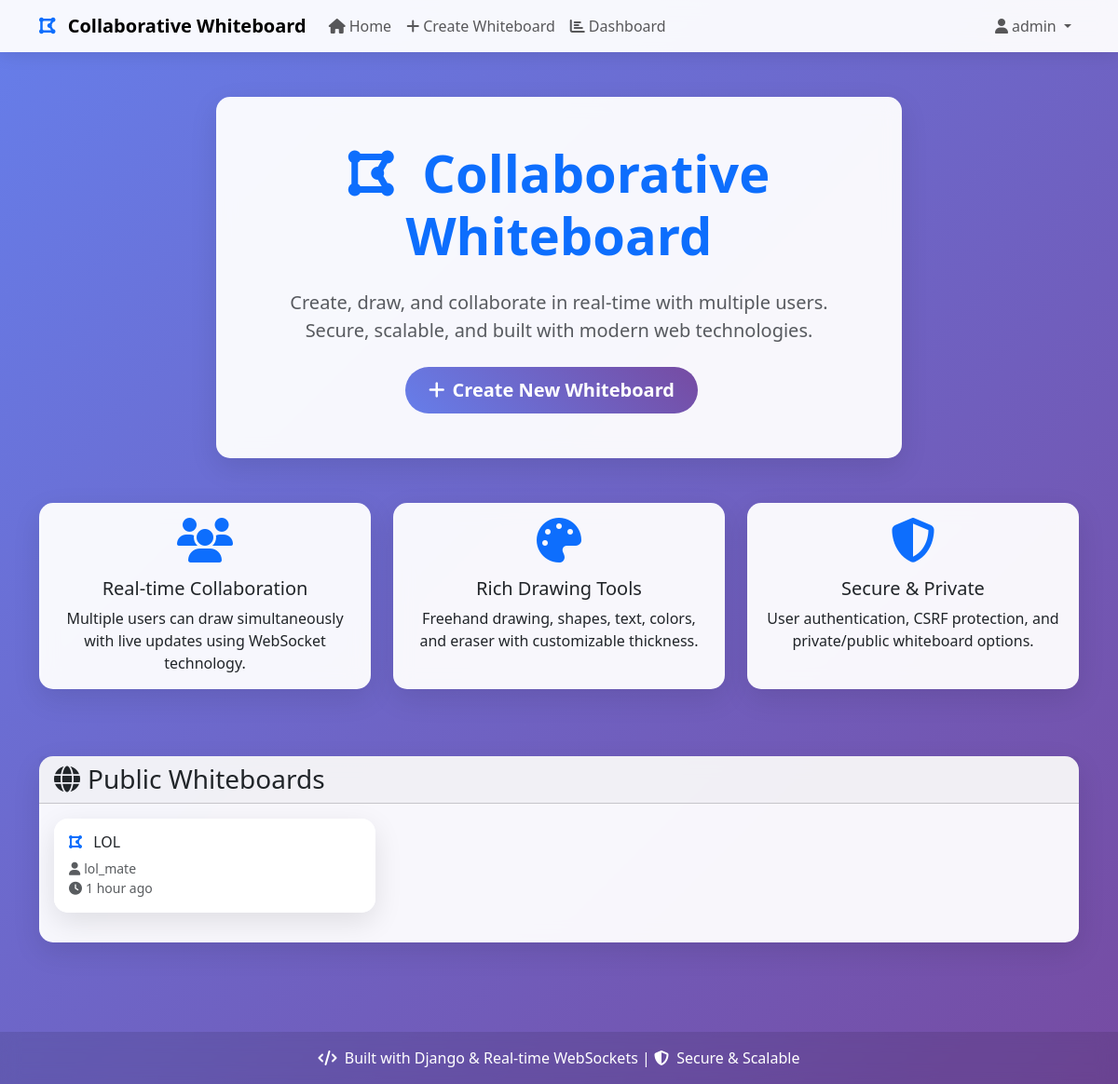
The app's page / (signed in) with its own data.
### whiteboard/models.py (models this page shows, shortened)
class Whiteboard(models.Model):
    title = models.CharField(max_length=200, help_text="Title of the whiteboard")
    owner = models.ForeignKey(User, on_delete=models.CASCADE, related_name='whiteboards')
    data = models.JSONField(default=dict, help_text="Drawing data in JSON format")
    is_public = models.BooleanField(default=False, help_text="Whether the whiteboard is publicly accessible")
    created_at = models.DateTimeField(auto_now_add=True)
    updated_at = models.DateTimeField(auto_now=True)
    class Meta:
        ordering = ['-updated_at']

### whiteboard/views.py (the view)
# urls.py: path('', views.home, name='home'),
def home(request):
    public_whiteboards = Whiteboard.objects.filter(is_public=True)[:10]
    user_whiteboards = []
    if request.user.is_authenticated:
        user_whiteboards = Whiteboard.objects.filter(owner=request.user)[:10]
    context = {
        'public_whiteboards': public_whiteboards,
        'user_whiteboards': user_whiteboards,
    }
    return render(request, 'whiteboard/home.html', context)

### whiteboard/templates/whiteboard/home.html (shortened to what this page needs)
{% extends 'whiteboard/base.html' %}
{% block content %}
<div class="container mt-5">
    <div class="row mb-5">
        <div class="col-lg-8 mx-auto text-center">
            <div class="card">
                <div class="card-body p-5">
                    <h1 class="display-4 fw-bold text-primary mb-4">
                        <i class="fas fa-draw-polygon me-3"></i>
                        Collaborative Whiteboard
                    </h1>
                    <p class="lead text-muted mb-4">
                        Create, draw, and collaborate in real-time with multiple users.
                        Secure, scalable, and built with modern web technologies.
                    </p>
                    {% if user.is_authenticated %}
                        <a href="{% url 'whiteboard:create' %}" class="btn btn-primary btn-lg me-3">
                            <i class="fas fa-plus me-2"></i>Create New Whiteboard
                        </a>
                    {% endif %}
                </div>
            </div>
        </div>
    </div>
    <div class="row mb-5">
        <div class="col-md-4 mb-4">
            <div class="card h-100">
                <div class="card-body text-center">
                    <i class="fas fa-users fa-3x text-primary mb-3"></i>
                    <h5 class="card-title">Real-time Collaboration</h5>
                    <p class="card-text">Multiple users can draw simultaneously with live updates using WebSocket technology.</p>
                </div>
            </div>
        </div>
        <div class="col-md-4 mb-4">
            <div class="card h-100">
                <div class="card-body text-center">
                    <i class="fas fa-palette fa-3x text-primary mb-3"></i>
                    <h5 class="card-title">Rich Drawing Tools</h5>
                    <p class="card-text">Freehand drawing, shapes, text, colors, and eraser with customizable thickness.</p>
                </div>
            </div>
        </div>
        <div class="col-md-4 mb-4">
            <div class="card h-100">
                <div class="card-body text-center">
                    <i class="fas fa-shield-alt fa-3x text-primary mb-3"></i>
                    <h5 class="card-title">Secure & Private</h5>
                    <p class="card-text">User authentication, CSRF protection, and private/public whiteboard options.</p>
                </div>
            </div>
        </div>
    </div>
    {% if public_whiteboards %}
        <div class="row mb-5">
            <div class="col-12">
                <div class="card">
                    <div class="card-header">
                        <h3 class="mb-0">
                            <i class="fas fa-globe me-2"></i>Public Whiteboards
                        </h3>
                    </div>
                    <div class="card-body">
                        <div class="row">
                            {% for whiteboard in public_whiteboards %}
                                <div class="col-md-6 col-lg-4 mb-3">
                                    <div class="card whiteboard-card h-100" onclick="location.href='{% url 'whiteboard:view' whiteboard.pk %}'">
                                        <div class="card-body">
                                            <h6 class="card-title text-truncate">
                                                <i class="fas fa-draw-polygon me-2 text-primary"></i>
                                                {{ whiteboard.title }}
                                            </h6>
                                            <p class="card-text text-muted small">
                                                <i class="fas fa-user me-1"></i>{{ whiteboard.owner.username }}<br>
                                                <i class="fas fa-clock me-1"></i>{{ whiteboard.updated_at|timesince }} ago
                                            </p>
                                        </div>
                                    </div>
                                </div>
                            {% endfor %}
                        </div>
                    </div>
                </div>
            </div>
        </div>
    {% endif %}
</div>
{% endblock %}

### whiteboard/templates/whiteboard/base.html (shortened to what this page needs)
<!DOCTYPE html>
<html lang="en">
<head>
    <link href="https://cdn.jsdelivr.net/npm/bootstrap@5.3.0/dist/css/bootstrap.min.css" rel="stylesheet">
    <link href="https://cdnjs.cloudflare.com/ajax/libs/font-awesome/6.4.0/css/all.min.css" rel="stylesheet">
</head>
<body class="d-flex flex-column">
    <nav class="navbar navbar-expand-lg navbar-light">
        <div class="container">
            <a class="navbar-brand fw-bold" href="{% url 'whiteboard:home' %}">
                <i class="fas fa-draw-polygon text-primary me-2"></i>
                Collaborative Whiteboard
            </a>
            <div class="collapse navbar-collapse" id="navbarNav">
                <ul class="navbar-nav me-auto">
                    <li class="nav-item">
                        <a class="nav-link" href="{% url 'whiteboard:home' %}">
                            <i class="fas fa-home me-1"></i>Home
                        </a>
                    </li>
                    {% if user.is_authenticated %}
                        <li class="nav-item">
                            <a class="nav-link" href="{% url 'whiteboard:create' %}">
                                <i class="fas fa-plus me-1"></i>Create Whiteboard
                            </a>
                        </li>
                        {% if user.is_staff %}
                            <li class="nav-item">
                                <a class="nav-link" href="{% url 'whiteboard:admin_dashboard' %}">
                                    <i class="fas fa-chart-bar me-1"></i>Dashboard
                                </a>
                            </li>
                        {% endif %}
                    {% endif %}
                </ul>
                <ul class="navbar-nav">
                    {% if user.is_authenticated %}
                        <li class="nav-item dropdown">
                            <a class="nav-link dropdown-toggle" href="#" id="navbarDropdown" role="button" data-bs-toggle="dropdown">
                                <i class="fas fa-user me-1"></i>{{ user.username }}
                            </a>
                        </li>
                    {% endif %}
                </ul>
            </div>
        </div>
    </nav>
    <main class="flex-grow-1">
        {% block content %}{% endblock %}
    </main>
    <footer class="footer text-center py-3 mt-5">
        <div class="container">
            <span class="text-white">
                <i class="fas fa-code me-1"></i>
                Built with Django & Real-time WebSockets |
                <i class="fas fa-shield-alt me-1"></i>
                Secure & Scalable
            </span>
        </div>
    </footer>
</body>
</html>

### whiteboard/templates/whiteboard/base.html (style rules this page uses)
body { background: linear-gradient(135deg, #667eea 0%, #764ba2 100%); min-height: 100vh; font-family: 'Segoe UI', Tahoma, Geneva, Verdana, sans-serif; }
.navbar { background: rgba(255, 255, 255, 0.95) !important; backdrop-filter: blur(10px); box-shadow: 0 2px 20px rgba(0, 0, 0, 0.1); }
.card { border: none; box-shadow: 0 10px 30px rgba(0, 0, 0, 0.1); border-radius: 15px; backdrop-filter: blur(10px); background: rgba(255, 255, 255, 0.95); }
.btn-primary { background: linear-gradient(45deg, #667eea, #764ba2); border: none; border-radius: 25px; padding: 10px 25px; font-weight: 600; transition: all 0.3s ease; }
.whiteboard-card { transition: all 0.3s ease; cursor: pointer; }
.footer { background: rgba(0, 0, 0, 0.1); backdrop-filter: blur(10px); margin-top: auto; }

### records on screen
Whiteboard: title "LOL", owner.username "lol_mate", updated_at "1 hour"

### other values on screen
{{ user.username }} "admin"
